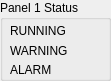
  <widget class="QGroupBox" name="PanelStatus1">
   <property name="geometry">
    <rect>
     <x>70</x>
     <y>360</y>
     <width>111</width>
     <height>81</height>
    </rect>
   </property>
   <property name="font">
    <font>
     <pointsize>9</pointsize>
    </font>
   </property>
   <property name="title">
    <string>Panel 1 Status</string>
   </property>
   <widget class="PyDMByteIndicator" name="RunningStatus1">
    <property name="geometry">
     <rect>
      <x>90</x>
      <y>20</y>
      <width>21</width>
      <height>21</height>
     </rect>
    </property>
    <property name="maximumSize">
     <size>
      <width>25</width>
      <height>25</height>
     </size>
    </property>
    <property name="toolTip">
     <string/>
    </property>
    <property name="rules" stdset="0">
     <string>[]</string>
    </property>
    <property name="channel" stdset="0">
     <string>ca://${DEV}:GREEN_SYSTEM_A_RBV</string>
    </property>
    <property name="showLabels" stdset="0">
     <bool>false</bool>
    </property>
    <property name="circles" stdset="0">
     <bool>true</bool>
    </property>
   </widget>
   <widget class="PyDMByteIndicator" name="WarningStatus1">
    <property name="geometry">
     <rect>
      <x>90</x>
      <y>40</y>
      <width>21</width>
      <height>21</height>
     </rect>
    </property>
    <property name="maximumSize">
     <size>
      <width>25</width>
      <height>25</height>
     </size>
    </property>
    <property name="toolTip">
     <string/>
    </property>
    <property name="channel" stdset="0">
     <string>ca://${DEV}:YELLOW_SYSTEM_A_RBV</string>
    </property>
    <property name="onColor" stdset="0">
     <color>
      <red>255</red>
      <green>255</green>
      <blue>0</blue>
     </color>
    </property>
    <property name="showLabels" stdset="0">
     <bool>false</bool>
    </property>
    <property name="circles" stdset="0">
     <bool>true</bool>
    </property>
   </widget>
   <widget class="PyDMByteIndicator" name="AlarmStatus1">
    <property name="geometry">
     <rect>
      <x>90</x>
      <y>60</y>
      <width>21</width>
      <height>21</height>
     </rect>
    </property>
    <property name="maximumSize">
     <size>
      <width>25</width>
      <height>25</height>
     </size>
    </property>
    <property name="toolTip">
     <string/>
    </property>
    <property name="channel" stdset="0">
     <string>ca://${DEV}:RED_SYSTEM_A_RBV</string>
    </property>
    <property name="onColor" stdset="0">
     <color>
      <red>255</red>
      <green>0</green>
      <blue>0</blue>
     </color>
    </property>
    <property name="showLabels" stdset="0">
     <bool>false</bool>
    </property>
    <property name="circles" stdset="0">
     <bool>true</bool>
    </property>
   </widget>
   <widget class="QLabel" name="RunningStatusText1">
    <property name="geometry">
     <rect>
      <x>10</x>
      <y>20</y>
      <width>81</width>
      <height>21</height>
     </rect>
    </property>
    <property name="font">
     <font>
      <pointsize>9</pointsize>
     </font>
    </property>
    <property name="text">
     <string>RUNNING</string>
    </property>
    <property name="alignment">
     <set>Qt::AlignLeading|Qt::AlignLeft|Qt::AlignVCenter</set>
    </property>
   </widget>
   <widget class="QLabel" name="WarningStatusText1">
    <property name="geometry">
     <rect>
      <x>10</x>
      <y>40</y>
      <width>81</width>
      <height>21</height>
     </rect>
    </property>
    <property name="font">
     <font>
      <pointsize>9</pointsize>
     </font>
    </property>
    <property name="text">
     <string>WARNING</string>
    </property>
    <property name="alignment">
     <set>Qt::AlignLeading|Qt::AlignLeft|Qt::AlignVCenter</set>
    </property>
   </widget>
   <widget class="QLabel" name="AlarmStatusText1">
    <property name="geometry">
     <rect>
      <x>10</x>
      <y>60</y>
      <width>81</width>
      <height>20</height>
     </rect>
    </property>
    <property name="font">
     <font>
      <pointsize>9</pointsize>
     </font>
    </property>
    <property name="text">
     <string>ALARM</string>
    </property>
    <property name="alignment">
     <set>Qt::AlignLeading|Qt::AlignLeft|Qt::AlignVCenter</set>
    </property>
   </widget>
  </widget>
